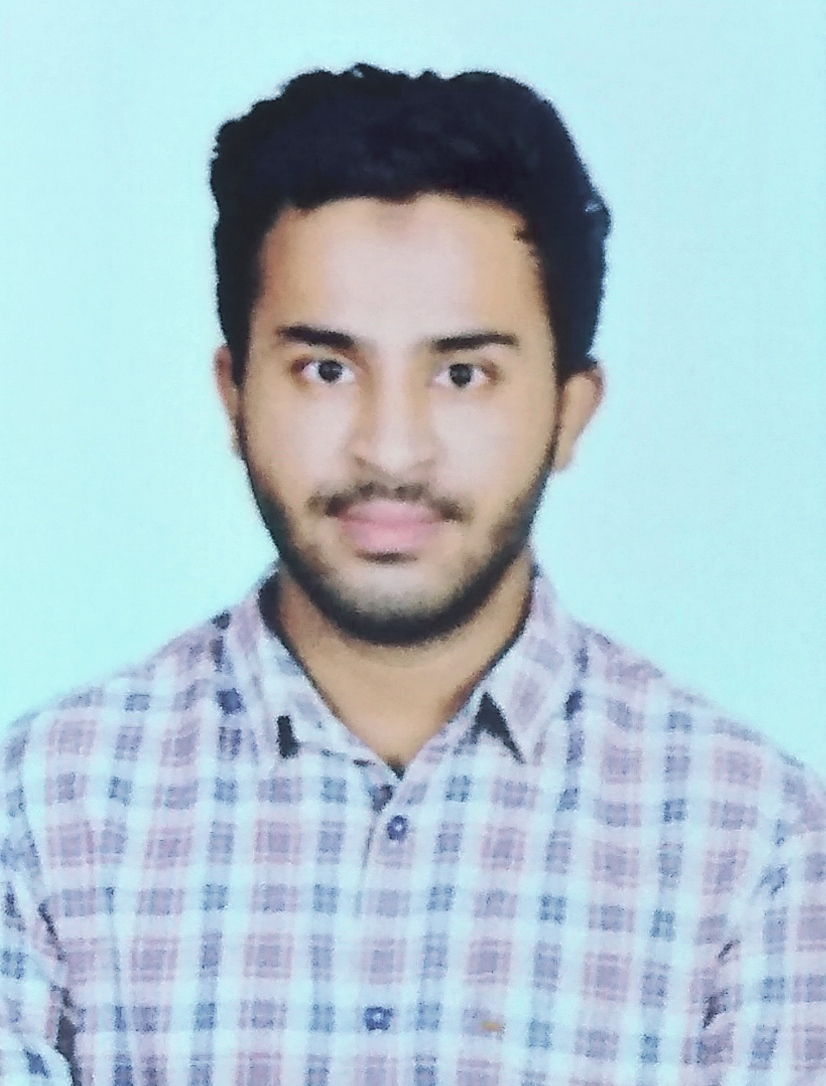
#> input picture uploaded_files/images/20181CSE0653.png, 826 x 1086 px, found by its file name; its folder holds only this picture in this run
$ python trainer.py
#> lines starting #> are read from the running program, lines starting #| are printed output that depends on the picture; after the words box and inside, x2 and y2 are one past the last pixel; in counts of white or black regions, pixels touching at a corner belong together
#> in detect_faces_caller, image is the input picture: shape (1086, 826, 3); mean B, G, R 205.7, 196.4, 173.9
import os, cv2

imagesDirectory = os.path.join(os.getcwd(), 'images')
imagesFiles = os.listdir(imagesDirectory)

def detect_faces(path, img):
#> called with path = 'misc/images/20181CSE0653.png'
    face_cascade = cv2.CascadeClassifier(cv2.data.haarcascades + 'haarcascade_frontalface_default.xml')
    gray = cv2.cvtColor(img, cv2.COLOR_BGR2GRAY)
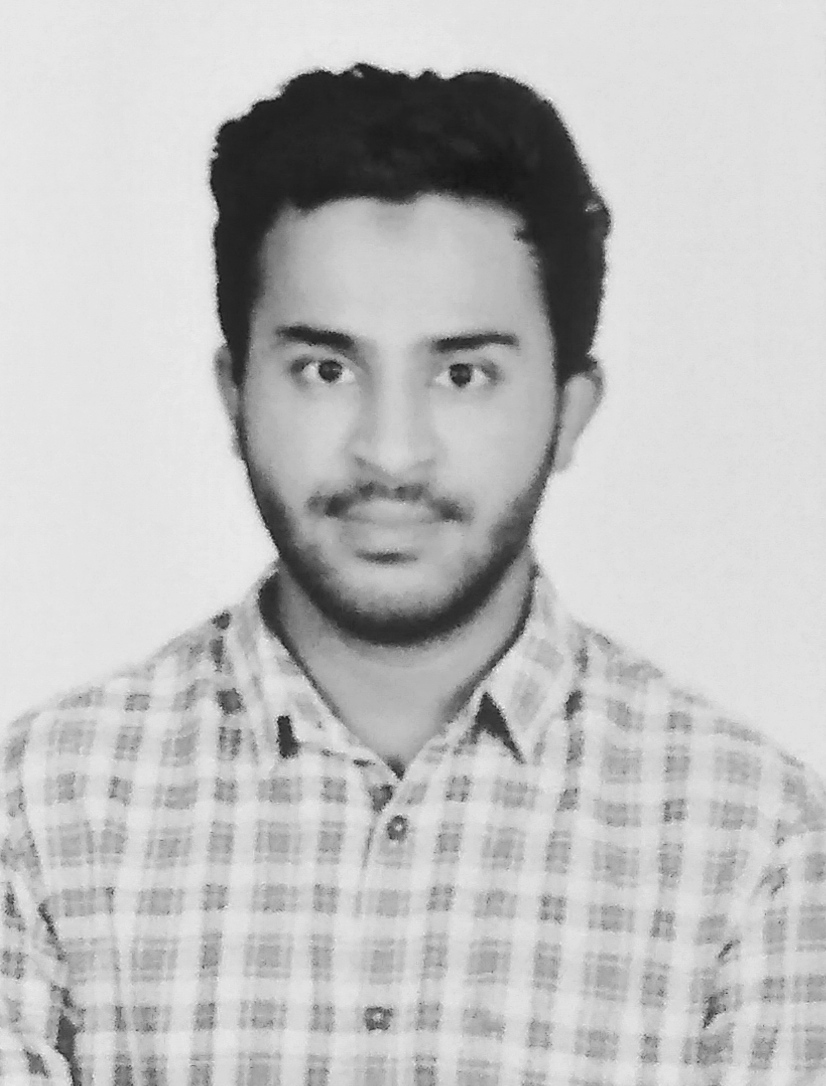
#> gray: shape (1086, 826); min 21, max 245, mean 190.7
    faces = face_cascade.detectMultiScale(gray, 1.1, 4)
#> faces = [[181, 201, 420, 420]]
    for (x, y, w, h) in faces:
        cv2.rectangle(img, (x, y), (x + w, y + h), (255, 0, 0), 2)
#> this loop made 1 pass
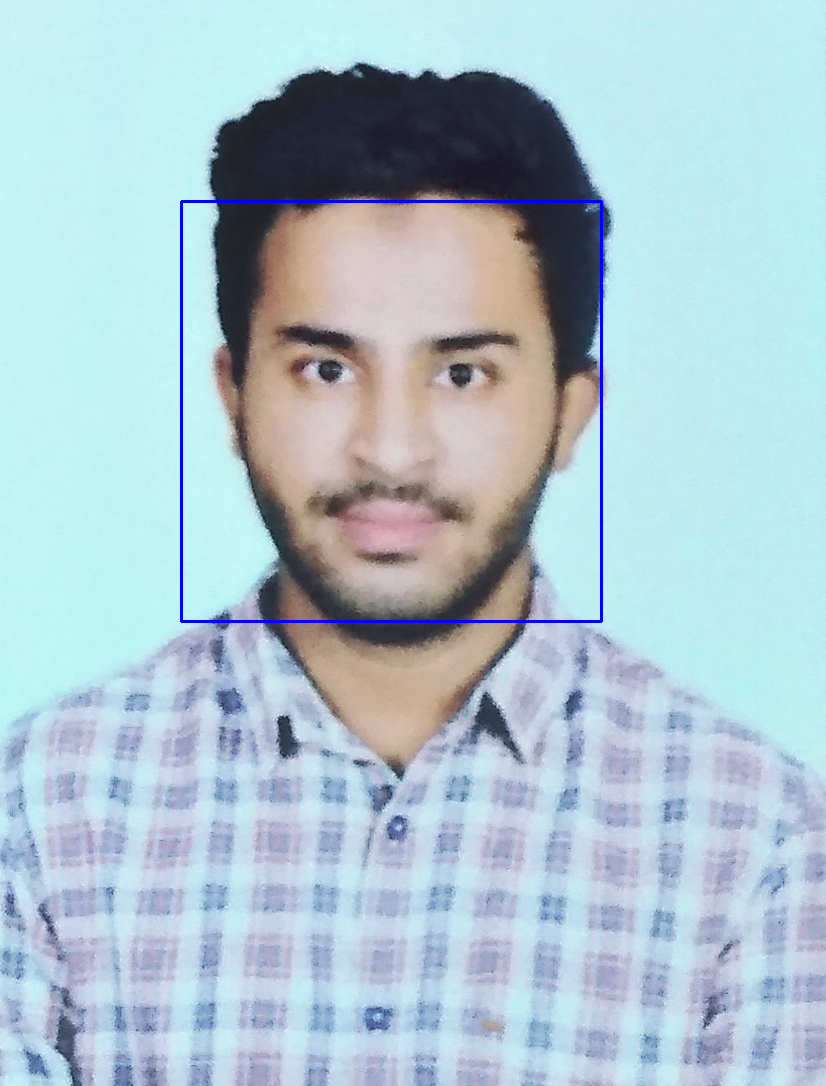
#> img: shape (1086, 826, 3); 0.56% of pixels changed, all inside (x1, y1, x2, y2) = (180, 200, 603, 623)
    cv2.imwrite(path, img)

def detect_faces_caller():
    for im_path in imagesFiles:
        the_real_path = os.path.join(imagesDirectory, im_path)
        image = cv2.imread(the_real_path)
        print(the_real_path)
        detect_faces(the_real_path, image)

detect_faces_caller()

$ run again, on uploaded_files/images/20181CSE0718.png
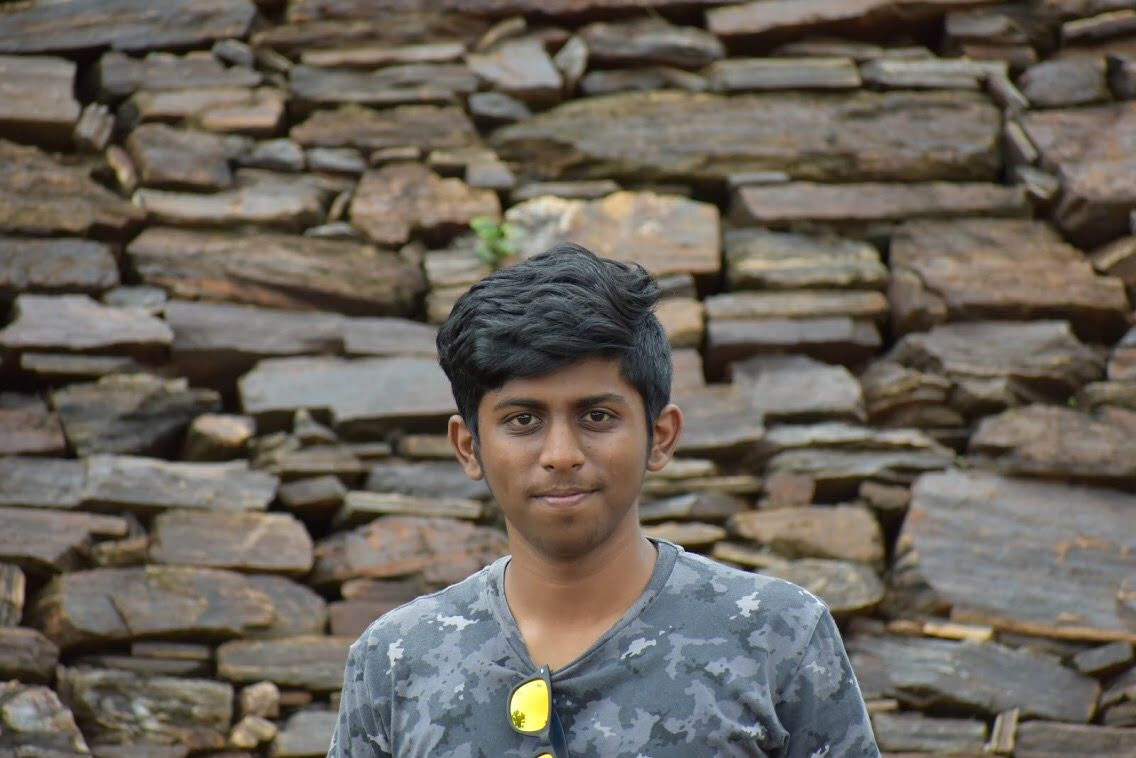
#> input picture uploaded_files/images/20181CSE0718.png, 1136 x 758 px, found by its file name
#> in detect_faces_caller, image is the input picture: shape (758, 1136, 3); mean B, G, R 90.7, 100.3, 106.8
#> in detect_faces, `gray = cv2.cvtColor(img, cv2.COLOR_BGR2GRAY)`:
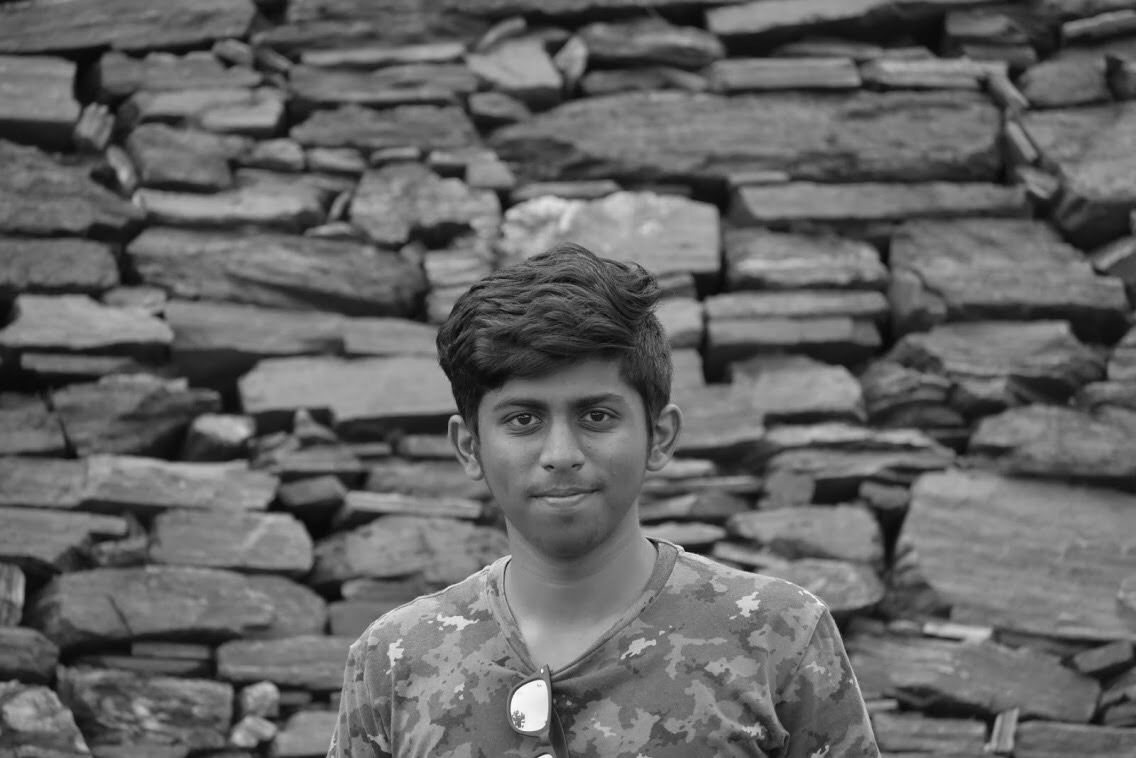
#> gray: shape (758, 1136); min 1, max 252, mean 101.1
#> faces = [[458, 339, 206, 206]]
#> the loop in detect_faces, `for (x, y, w, h) in faces:` made 1 pass
#> after the loop in detect_faces, `for (x, y, w, h) in faces:`:
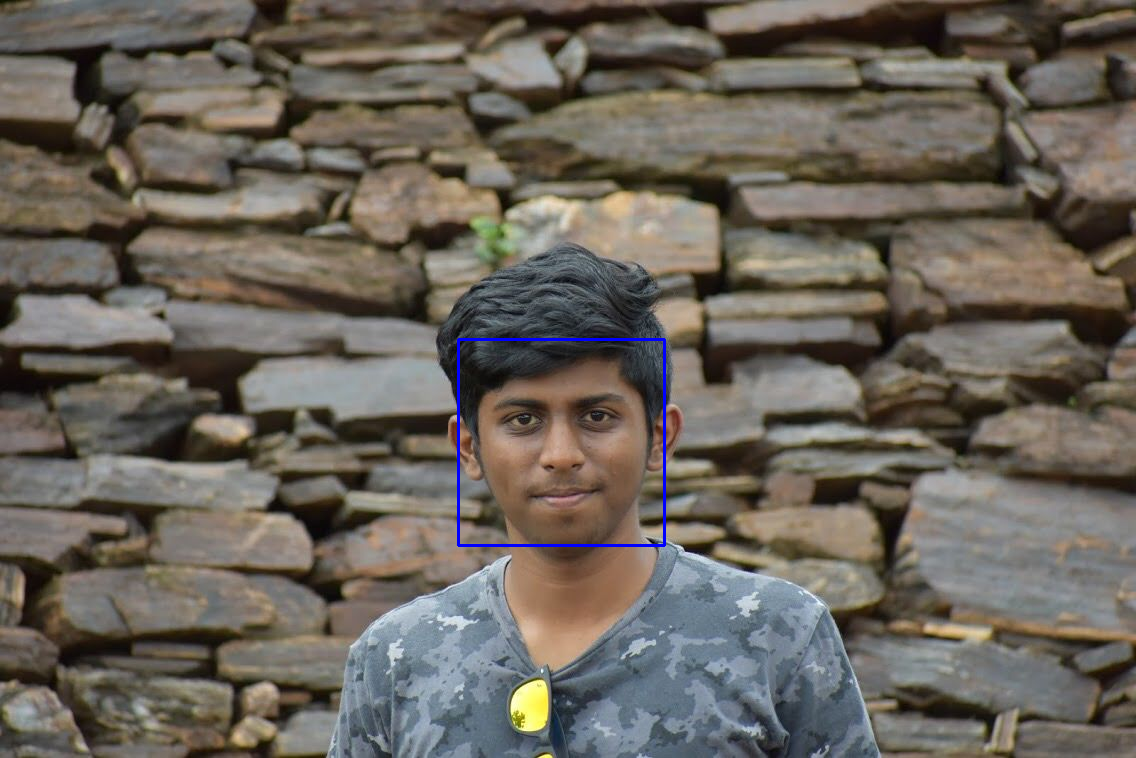
#> img: shape (758, 1136, 3); 0.29% of pixels changed, all inside (x1, y1, x2, y2) = (457, 338, 666, 547)

$ run again, on uploaded_files/images/20181CSE0661.png
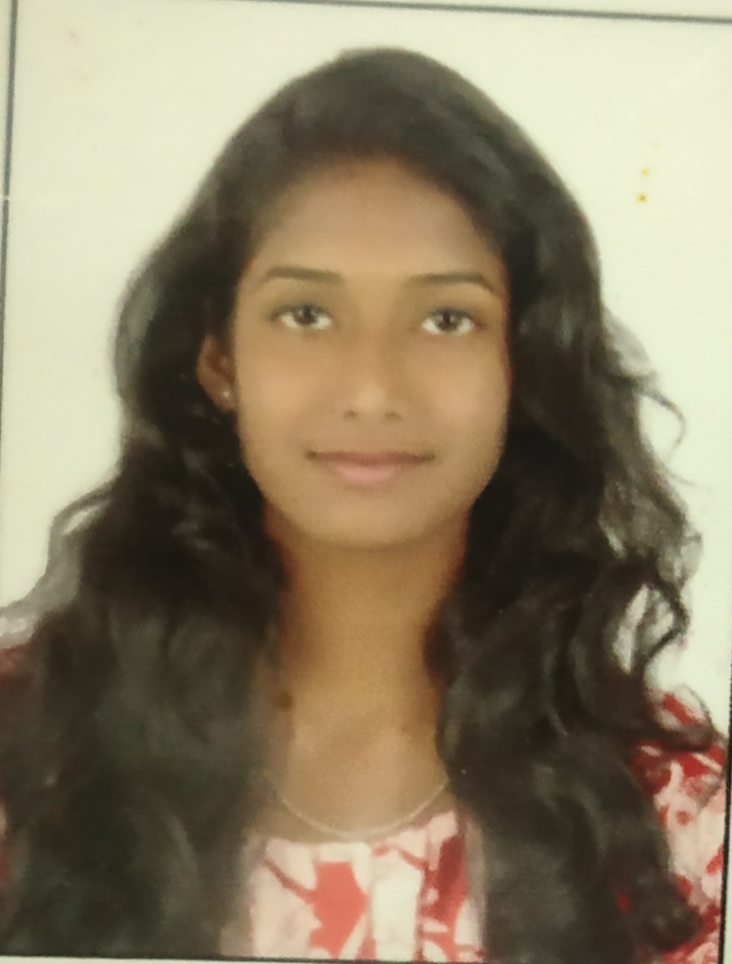
#> input picture uploaded_files/images/20181CSE0661.png, 732 x 964 px, shrunk from 984 x 1296 before the run, found by its file name
#> in detect_faces_caller, image is the input picture: shape (964, 732, 3); mean B, G, R 100.7, 125.8, 138.6
#> in detect_faces, `gray = cv2.cvtColor(img, cv2.COLOR_BGR2GRAY)`:
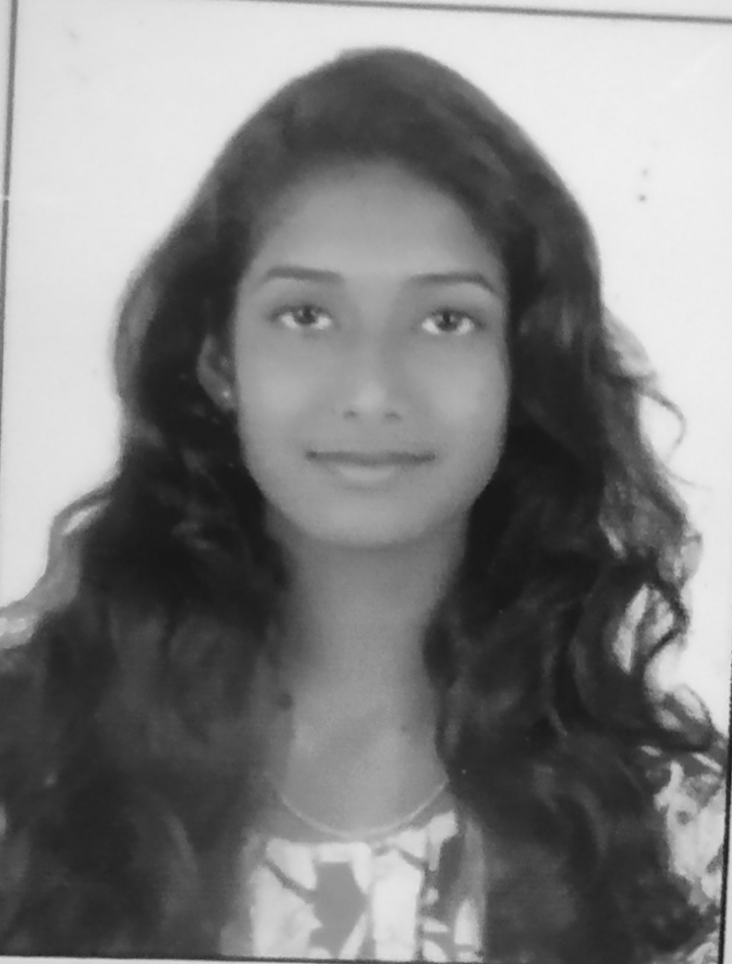
#> gray: shape (964, 732); min 22, max 241, mean 126.8
#> faces = [[191, 186, 358, 358]]
#> the loop in detect_faces, `for (x, y, w, h) in faces:` made 1 pass
#> after the loop in detect_faces, `for (x, y, w, h) in faces:`:
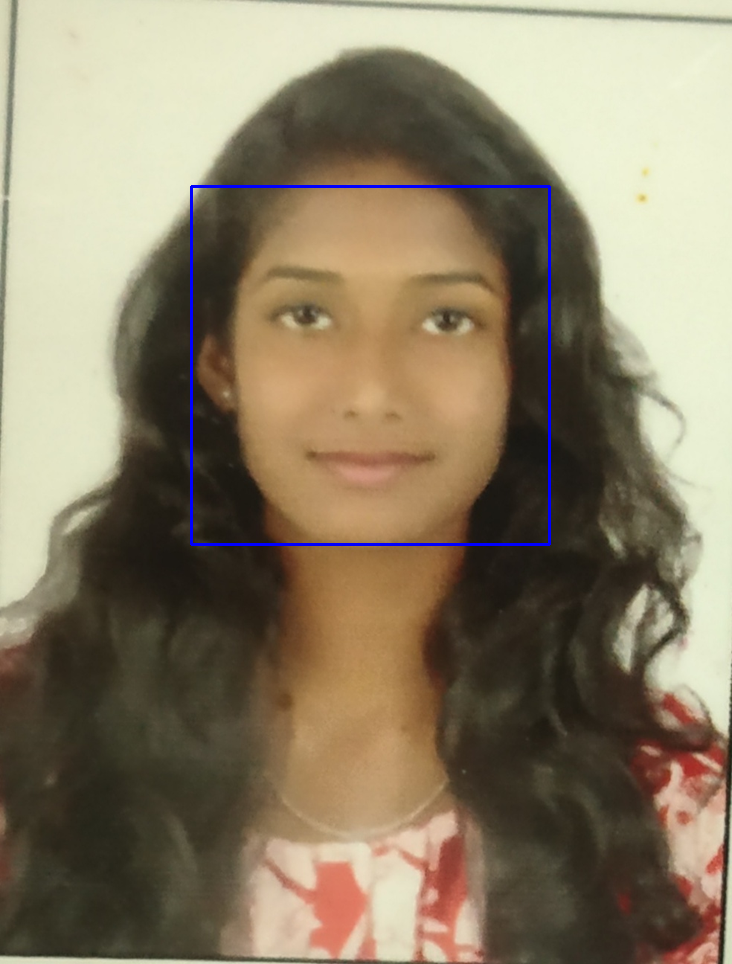
#> img: shape (964, 732, 3); 0.61% of pixels changed, all inside (x1, y1, x2, y2) = (190, 185, 551, 546)

$ run again, on uploaded_files/images/20181CSE0666.png
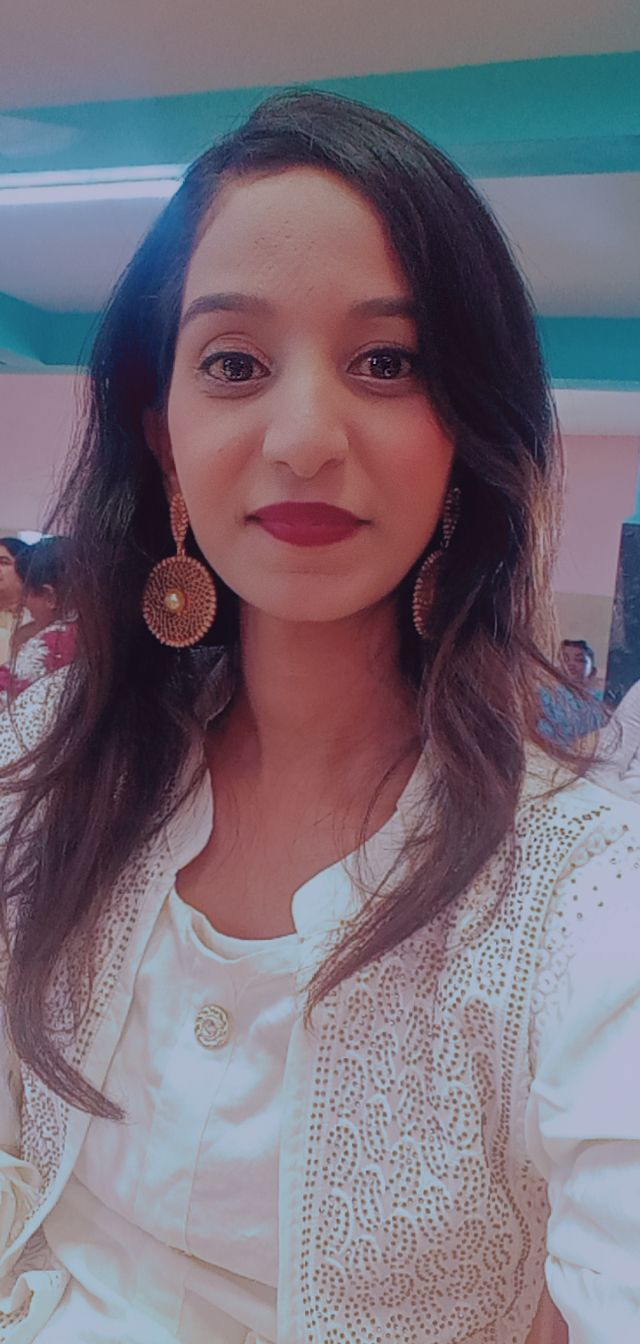
#> input picture uploaded_files/images/20181CSE0666.png, 640 x 1344 px, found by its file name
#> in detect_faces_caller, image is the input picture: shape (1344, 640, 3); mean B, G, R 120, 108.7, 119.1
#> in detect_faces, `gray = cv2.cvtColor(img, cv2.COLOR_BGR2GRAY)`:
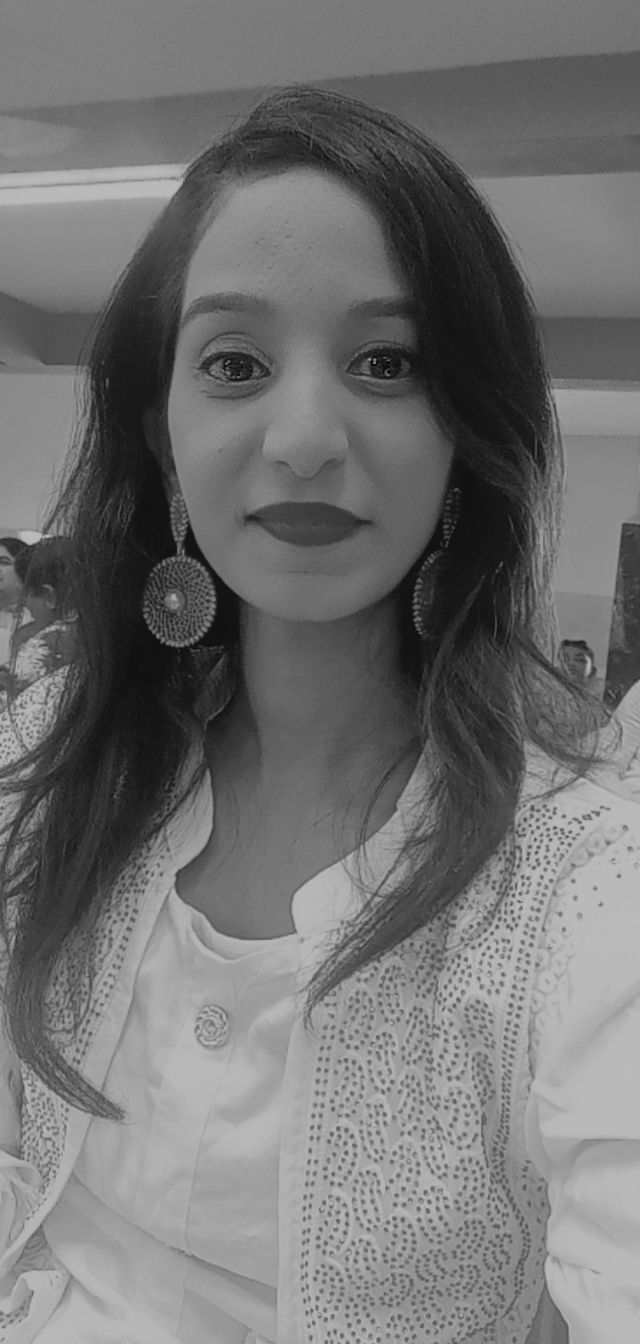
#> gray: shape (1344, 640); min 3, max 192, mean 113.1
#> faces = [[106, 216, 404, 404]]
#> the loop in detect_faces, `for (x, y, w, h) in faces:` made 1 pass
#> after the loop in detect_faces, `for (x, y, w, h) in faces:`:
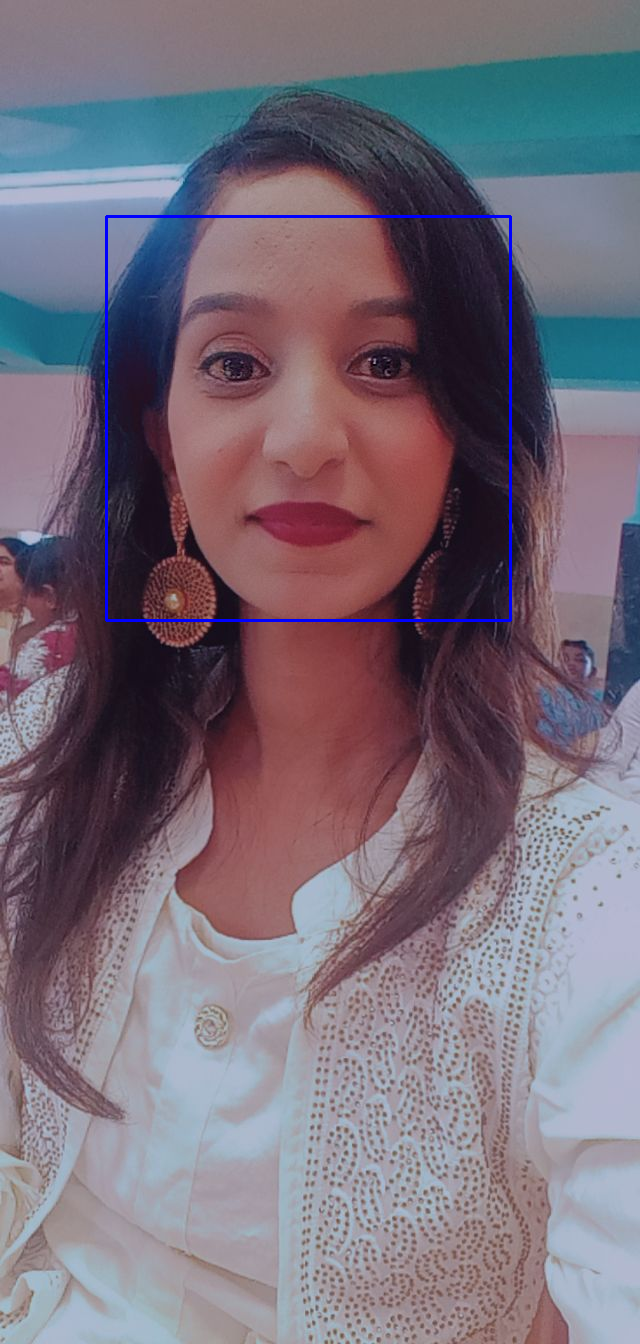
#> img: shape (1344, 640, 3); 0.56% of pixels changed, all inside (x1, y1, x2, y2) = (105, 215, 512, 622)
